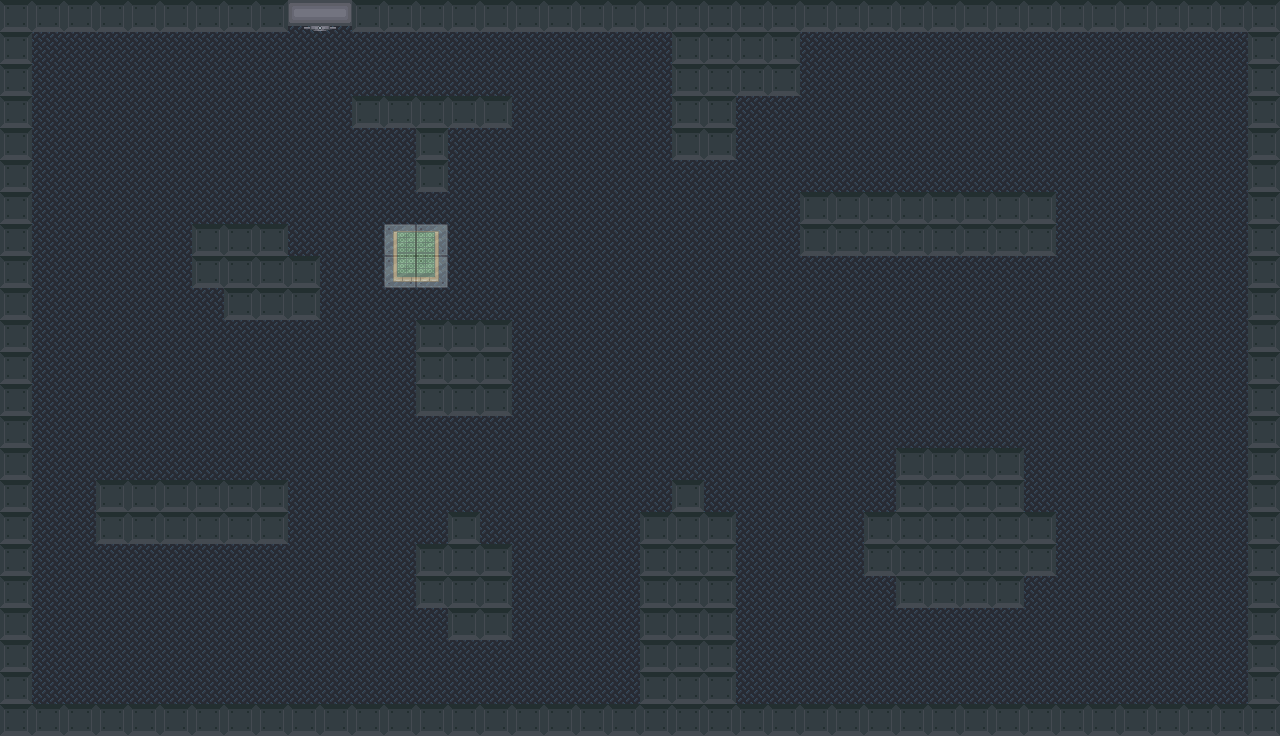

Below is a game level as drawn by its tile map, then a one-line description and the .tmx that defines it (tile-layer data replaced by summaries):
An orthogonal 40x23 tile map with 32x32 px tiles, 3 tile layers (Tile Layer 1, Tile Layer 2, Tile Layer 3).

<map version="1.0" orientation="orthogonal" renderorder="right-down" width="40" height="23" tilewidth="32" tileheight="32" backgroundcolor="#282b33" nextobjectid="1">
 <tileset firstgid="1" name="tileset" tilewidth="32" tileheight="32" tilecount="36" columns="4">
  <image source="tileset.png" width="128" height="288" />
  <tile id="7">
   <properties>
    <property name="wall" value="true" />
   </properties>
  </tile>
  <tile id="8">
   <properties>
    <property name="wall" value="true" />
   </properties>
  </tile>
  <tile id="9">
   <properties>
    <property name="wall" value="true" />
   </properties>
  </tile>
  <tile id="12">
   <properties>
    <property name="wall" value="true" />
   </properties>
  </tile>
  <tile id="13">
   <properties>
    <property name="wall" value="true" />
   </properties>
  </tile>
 </tileset>
 <layer name="Tile Layer 1" width="40" height="23">
  <data>[920 cells, 920 non-empty, 1 distinct tile ids]</data>
 </layer>
 <layer name="Tile Layer 2" width="40" height="23">
  <data>[920 cells, 244 non-empty, 7 distinct tile ids]</data>
 </layer>
 <layer name="Tile Layer 3" width="40" height="23" opacity="0.44">
  <data>[920 cells, 4 non-empty, 1 distinct tile ids]</data>
 </layer>
</map>